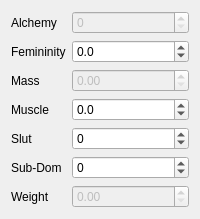
            <widget class="QWidget" name="tab_5">
             <attribute name="title">
              <string notr="true">Other</string>
             </attribute>
             <layout class="QVBoxLayout" name="verticalLayout_8">
              <item>
               <layout class="QFormLayout" name="formLayout_8">
                <item row="0" column="0">
                 <widget class="QLabel" name="label_19">
                  <property name="text">
                   <string notr="true">Alchemy</string>
                  </property>
                 </widget>
                </item>
                <item row="0" column="1">
                 <widget class="QSpinBox" name="al">
                  <property name="enabled">
                   <bool>false</bool>
                  </property>
                  <property name="suffix">
                   <string notr="true"/>
                  </property>
                  <property name="prefix">
                   <string notr="true"/>
                  </property>
                 </widget>
                </item>
                <item row="1" column="0">
                 <widget class="QLabel" name="label_12">
                  <property name="text">
                   <string notr="true">Femininity</string>
                  </property>
                 </widget>
                </item>
                <item row="1" column="1">
                 <widget class="QDoubleSpinBox" name="fem">
                  <property name="correctionMode">
                   <enum>QAbstractSpinBox::CorrectToNearestValue</enum>
                  </property>
                  <property name="prefix">
                   <string notr="true"/>
                  </property>
                  <property name="suffix">
                   <string notr="true"/>
                  </property>
                  <property name="decimals">
                   <number>1</number>
                  </property>
                  <property name="minimum">
                   <double>-100.000000000000000</double>
                  </property>
                  <property name="singleStep">
                   <double>0.100000000000000</double>
                  </property>
                 </widget>
                </item>
                <item row="2" column="0">
                 <widget class="QLabel" name="label_8">
                  <property name="text">
                   <string notr="true">Mass</string>
                  </property>
                 </widget>
                </item>
                <item row="2" column="1">
                 <widget class="QDoubleSpinBox" name="mass">
                  <property name="enabled">
                   <bool>false</bool>
                  </property>
                  <property name="prefix">
                   <string notr="true"/>
                  </property>
                  <property name="suffix">
                   <string notr="true"/>
                  </property>
                 </widget>
                </item>
                <item row="3" column="0">
                 <widget class="QLabel" name="label_11">
                  <property name="text">
                   <string notr="true">Muscle</string>
                  </property>
                 </widget>
                </item>
                <item row="3" column="1">
                 <widget class="QDoubleSpinBox" name="mTone">
                  <property name="correctionMode">
                   <enum>QAbstractSpinBox::CorrectToNearestValue</enum>
                  </property>
                  <property name="prefix">
                   <string notr="true"/>
                  </property>
                  <property name="suffix">
                   <string notr="true"/>
                  </property>
                  <property name="decimals">
                   <number>1</number>
                  </property>
                  <property name="minimum">
                   <double>-100.000000000000000</double>
                  </property>
                  <property name="singleStep">
                   <double>0.100000000000000</double>
                  </property>
                 </widget>
                </item>
                <item row="4" column="0">
                 <widget class="QLabel" name="label_16">
                  <property name="text">
                   <string notr="true">Slut</string>
                  </property>
                 </widget>
                </item>
                <item row="4" column="1">
                 <widget class="QSpinBox" name="slut">
                  <property name="correctionMode">
                   <enum>QAbstractSpinBox::CorrectToNearestValue</enum>
                  </property>
                  <property name="suffix">
                   <string notr="true"/>
                  </property>
                  <property name="prefix">
                   <string notr="true"/>
                  </property>
                  <property name="minimum">
                   <number>-100</number>
                  </property>
                  <property name="maximum">
                   <number>100</number>
                  </property>
                  <property name="singleStep">
                   <number>5</number>
                  </property>
                 </widget>
                </item>
                <item row="5" column="0">
                 <widget class="QLabel" name="label_15">
                  <property name="text">
                   <string notr="true">Sub-Dom</string>
                  </property>
                 </widget>
                </item>
                <item row="5" column="1">
                 <widget class="QSpinBox" name="subDom">
                  <property name="correctionMode">
                   <enum>QAbstractSpinBox::CorrectToNearestValue</enum>
                  </property>
                  <property name="suffix">
                   <string notr="true"/>
                  </property>
                  <property name="prefix">
                   <string notr="true"/>
                  </property>
                  <property name="minimum">
                   <number>-100</number>
                  </property>
                  <property name="maximum">
                   <number>100</number>
                  </property>
                  <property name="singleStep">
                   <number>5</number>
                  </property>
                 </widget>
                </item>
                <item row="6" column="0">
                 <widget class="QLabel" name="label_10">
                  <property name="text">
                   <string notr="true">Weight</string>
                  </property>
                 </widget>
                </item>
                <item row="6" column="1">
                 <widget class="QDoubleSpinBox" name="weight">
                  <property name="enabled">
                   <bool>false</bool>
                  </property>
                  <property name="prefix">
                   <string notr="true"/>
                  </property>
                  <property name="suffix">
                   <string notr="true"/>
                  </property>
                 </widget>
                </item>
               </layout>
              </item>
             </layout>
            </widget>
